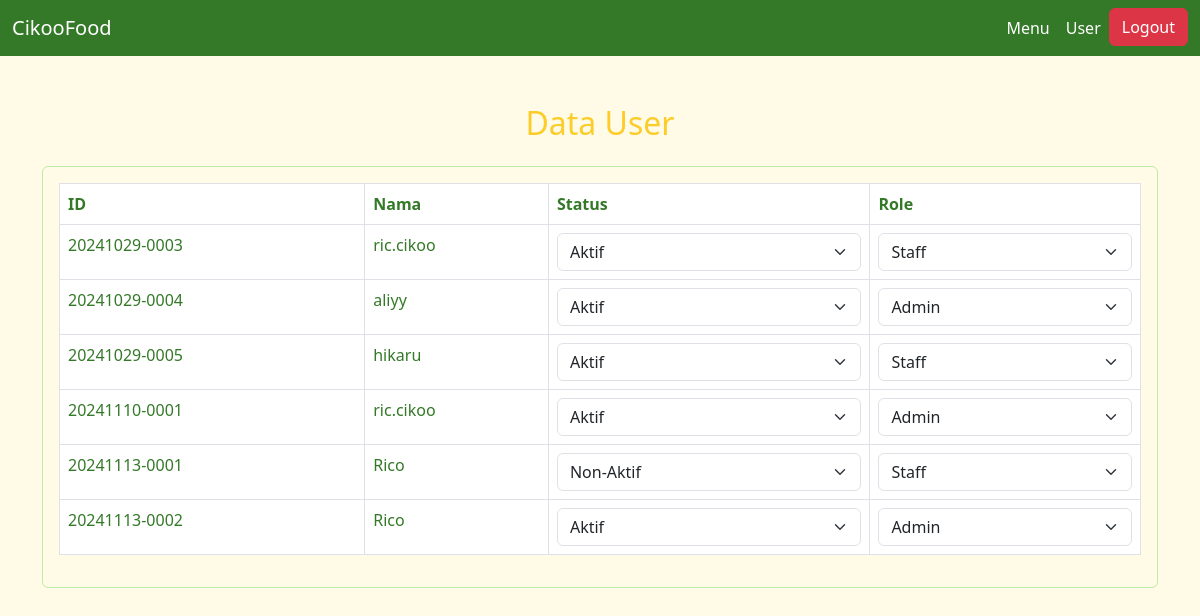
The page /admin/user.php (signed in) on the database its author committed.
### tables this page shows
CREATE TABLE IF NOT EXISTS `user` (
  `user_id` varchar(50) NOT NULL DEFAULT '',
  `user_email` varchar(50) NOT NULL,
  `user_password` varchar(30) NOT NULL,
  `user_name` varchar(50) NOT NULL DEFAULT '0',
  `user_level` enum('Staff','Admin') NOT NULL DEFAULT 'Staff',
  `status` enum('Active','NonActive') NOT NULL DEFAULT 'NonActive',
  `created_at` date DEFAULT NULL,
  PRIMARY KEY (`user_id`)
);

### admin/user.php (the view, shortened to what this page needs)
<?php
include '../config/config.php';
$query = "SELECT * FROM user";
$result = $conn->query($query);
?>
<!DOCTYPE html>
<html lang="id">
<head>
    <link href="https://cdn.jsdelivr.net/npm/bootstrap@5.3.1/dist/css/bootstrap.min.css" rel="stylesheet">
</head>
<body>
    <nav class="navbar navbar-expand-lg">
    <div class="container-fluid">
        <a class="navbar-brand mb-0 h1" href="index.php">
            CikooFood
        </a>
        <div class="collapse navbar-collapse" id="navbarNavDropdown">
            <ul class="navbar-nav ms-auto">
                <li class="nav-item">
                    <a class="nav-link" href="menu.php">Menu</a>
                </li>
                <li class="nav-item">
                    <a class="nav-link" href="user.php">User</a>
                </li>
                <li class="nav-item">
                    <a class="btn btn-danger text-white" href="../auth/logout.php">Logout</a>
                </li>
            </ul>
        </div>
    </div>
</nav>
    <div class="container mt-5">
        <h2 class="text-center mb-4" style="color: #FCCD2A;">Data User</h2>
        <div class="card card-custom">
            <div class="card-body">
                <table class="table table-bordered">
                    <thead>
                        <tr>
                            <th>ID</th>
                            <th>Nama</th>
                            <th>Status</th>
                            <th>Role</th>
                        </tr>
                    </thead>
                    <tbody>
                        <?php while ($user = $result->fetch_assoc()): ?>
                        <tr>
                            <td><?= $user['user_id'] ?></td>
                            <td><?= $user['user_name'] ?></td>
                            <td>
                                <form method="POST" action="backend/update_user.php">
                                    <select class="form-select" name="status" onchange="this.form.submit()">
                                        <option value="Active" <?= $user['status'] == 'Active' ? 'selected' : '' ?>>Aktif</option>
                                        <option value="NonActive" <?= $user['status'] == 'NonActive' ? 'selected' : '' ?>>Non-Aktif</option>
                                    </select>
                                </form>
                            </td>
                            <td>
                                <form method="POST" action="backend/update_user.php">
                                    <select class="form-select" name="role" onchange="this.form.submit()">
                                        <option value="Admin" <?= $user['user_level'] == 'Admin' ? 'selected' : '' ?>>Admin</option>
                                        <option value="Staff" <?= $user['user_level'] == 'Staff' ? 'selected' : '' ?>>Staff</option>
                                    </select>
                                </form>
                            </td>
                        </tr>
                        <?php endwhile; ?>
                    </tbody>
                </table>
            </div>
        </div>
    </div>
</body>
</html>

### admin/user.php (style rules this page uses)
body { background-color: #FFFBE6; }
.navbar { background-color: #347928; }
.navbar-brand, .nav-link, .navbar-light .navbar-nav .nav-link.active { color: #FFFFFF !important; }
.card-custom { background-color: #FFFBE6; color: #347928; }
.card { border-color: #C0EBA6; }
.table th { color: #347928; }
.table td { color: #347928; }

### rows shown on the page
user: user_id "20241029-0003", user_name "ric.cikoo", status "Aktif", role "Staff"
user: user_id "20241029-0004", user_name "aliyy", status "Aktif", role "Admin"
user: user_id "20241029-0005", user_name "hikaru", status "Aktif", role "Staff"
user: user_id "20241110-0001", user_name "ric.cikoo", status "Aktif", role "Admin"
user: user_id "20241113-0001", user_name "Rico", status "Non-Aktif", role "Staff"
user: user_id "20241113-0002", user_name "Rico", status "Aktif", role "Admin"
